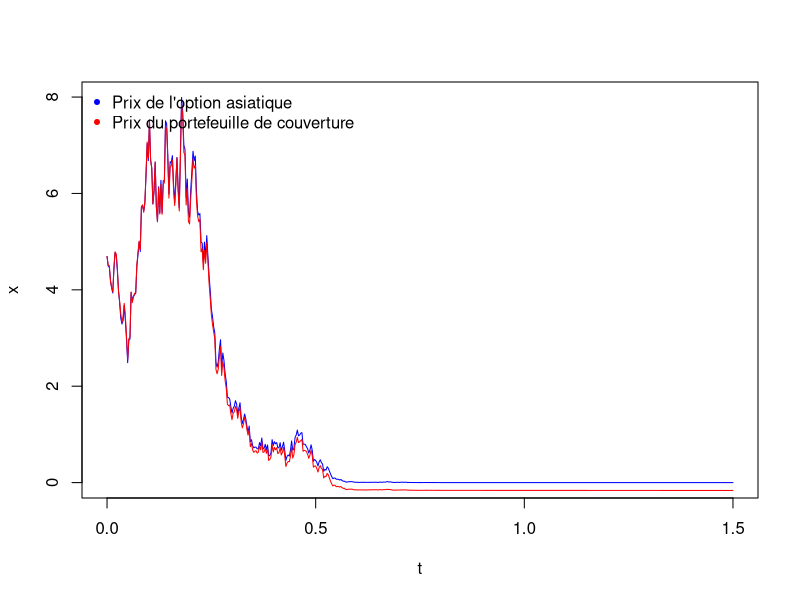

This chart was generated by the following R code:
x = scan("AsianPrices.txt")
y = scan("PortfolioPricesAsian.txt")
t = scan("timeAsian.txt")
plot(t,x,type="l",col="blue")
lines(t,y,type="l",col="red")
legend( x="topleft", 
         legend=c("Prix de l'option asiatique","Prix du portefeuille de couverture"),
         col=c("blue","red"), pch = 20 , bty = "n" )
